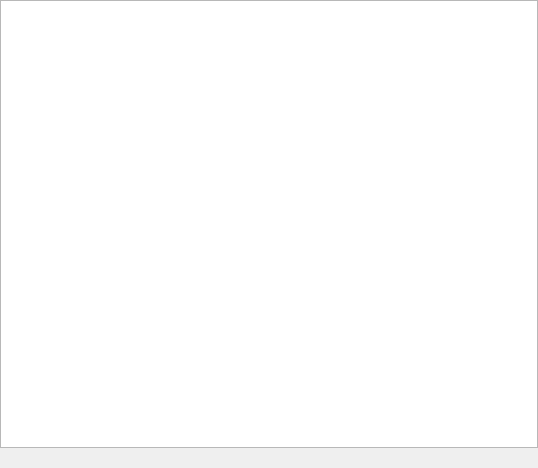
<?xml version="1.0" encoding="UTF-8"?>
<ui version="4.0">
 <class>DownloadBrowser</class>
 <widget class="QWidget" name="DownloadBrowser">
  <property name="geometry">
   <rect>
    <x>0</x>
    <y>0</y>
    <width>538</width>
    <height>468</height>
   </rect>
  </property>
  <property name="windowTitle">
   <string>Form</string>
  </property>
  <layout class="QGridLayout" name="gridLayout">
   <property name="leftMargin">
    <number>0</number>
   </property>
   <property name="topMargin">
    <number>0</number>
   </property>
   <property name="rightMargin">
    <number>0</number>
   </property>
   <property name="bottomMargin">
    <number>0</number>
   </property>
   <item row="0" column="0">
    <widget class="QListWidget" name="downloaderListWidget"/>
   </item>
   <item row="1" column="0">
    <widget class="QLabel" name="downloadSpeedText">
     <property name="text">
      <string/>
     </property>
    </widget>
   </item>
  </layout>
 </widget>
 <resources/>
 <connections/>
</ui>
